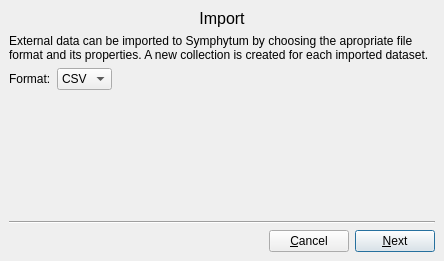
<?xml version="1.0" encoding="UTF-8"?>
<ui version="4.0">
 <class>ImportDialog</class>
 <widget class="QDialog" name="ImportDialog">
  <property name="windowModality">
   <enum>Qt::WindowModal</enum>
  </property>
  <property name="geometry">
   <rect>
    <x>0</x>
    <y>0</y>
    <width>444</width>
    <height>261</height>
   </rect>
  </property>
  <property name="windowTitle">
   <string>Import</string>
  </property>
  <layout class="QVBoxLayout" name="verticalLayout">
   <property name="margin">
    <number>0</number>
   </property>
   <item>
    <widget class="QStackedWidget" name="stackedWidget">
     <property name="currentIndex">
      <number>0</number>
     </property>
     <widget class="QWidget" name="config">
      <layout class="QVBoxLayout" name="verticalLayout_2">
       <item>
        <widget class="QLabel" name="label_6">
         <property name="styleSheet">
          <string notr="true">font-size:16px;</string>
         </property>
         <property name="text">
          <string>Import</string>
         </property>
         <property name="alignment">
          <set>Qt::AlignCenter</set>
         </property>
         <property name="wordWrap">
          <bool>true</bool>
         </property>
        </widget>
       </item>
       <item>
        <widget class="QLabel" name="label_7">
         <property name="text">
          <string>External data can be imported to Symphytum by choosing the apropriate file format and its properties. A new collection is created for each imported dataset.</string>
         </property>
         <property name="wordWrap">
          <bool>true</bool>
         </property>
        </widget>
       </item>
       <item>
        <layout class="QHBoxLayout" name="horizontalLayout_2">
         <item>
          <widget class="QLabel" name="label">
           <property name="text">
            <string>Format:</string>
           </property>
          </widget>
         </item>
         <item>
          <widget class="QComboBox" name="formatCombo">
           <property name="currentIndex">
            <number>0</number>
           </property>
           <item>
            <property name="text">
             <string>CSV</string>
            </property>
           </item>
          </widget>
         </item>
         <item>
          <spacer name="horizontalSpacer_2">
           <property name="orientation">
            <enum>Qt::Horizontal</enum>
           </property>
           <property name="sizeHint" stdset="0">
            <size>
             <width>40</width>
             <height>20</height>
            </size>
           </property>
          </spacer>
         </item>
        </layout>
       </item>
       <item>
        <spacer name="verticalSpacer">
         <property name="orientation">
          <enum>Qt::Vertical</enum>
         </property>
         <property name="sizeHint" stdset="0">
          <size>
           <width>20</width>
           <height>161</height>
          </size>
         </property>
        </spacer>
       </item>
       <item>
        <widget class="Line" name="line">
         <property name="orientation">
          <enum>Qt::Horizontal</enum>
         </property>
        </widget>
       </item>
       <item>
        <layout class="QHBoxLayout" name="horizontalLayout">
         <item>
          <spacer name="horizontalSpacer">
           <property name="orientation">
            <enum>Qt::Horizontal</enum>
           </property>
           <property name="sizeHint" stdset="0">
            <size>
             <width>40</width>
             <height>20</height>
            </size>
           </property>
          </spacer>
         </item>
         <item>
          <widget class="QPushButton" name="cancelButton">
           <property name="text">
            <string>&amp;Cancel</string>
           </property>
           <property name="autoDefault">
            <bool>false</bool>
           </property>
          </widget>
         </item>
         <item>
          <widget class="QPushButton" name="nextButton">
           <property name="text">
            <string>&amp;Next</string>
           </property>
           <property name="default">
            <bool>true</bool>
           </property>
          </widget>
         </item>
        </layout>
       </item>
      </layout>
     </widget>
     <widget class="QWidget" name="CSV">
      <layout class="QVBoxLayout" name="verticalLayout_5">
       <item>
        <layout class="QHBoxLayout" name="horizontalLayout_6">
         <item>
          <widget class="QLabel" name="label_5">
           <property name="toolTip">
            <string>A new collection will be created with contents from the CSV file</string>
           </property>
           <property name="text">
            <string>Collection name:</string>
           </property>
          </widget>
         </item>
         <item>
          <widget class="QLineEdit" name="collectionNameLineEdit">
           <property name="toolTip">
            <string>A new collection will be created with contents from the CSV file</string>
           </property>
           <property name="text">
            <string/>
           </property>
          </widget>
         </item>
        </layout>
       </item>
       <item>
        <widget class="QGroupBox" name="groupBox">
         <property name="title">
          <string>CSV Properties</string>
         </property>
         <layout class="QVBoxLayout" name="verticalLayout_4">
          <item>
           <layout class="QGridLayout" name="gridLayout">
            <item row="1" column="0">
             <widget class="QLabel" name="label_4">
              <property name="text">
               <string>Field separator:</string>
              </property>
             </widget>
            </item>
            <item row="1" column="2">
             <spacer name="horizontalSpacer_5">
              <property name="orientation">
               <enum>Qt::Horizontal</enum>
              </property>
              <property name="sizeHint" stdset="0">
               <size>
                <width>40</width>
                <height>20</height>
               </size>
              </property>
             </spacer>
            </item>
            <item row="1" column="1">
             <widget class="QComboBox" name="separatorCombo">
              <property name="currentIndex">
               <number>0</number>
              </property>
              <item>
               <property name="text">
                <string>, (comma)</string>
               </property>
              </item>
              <item>
               <property name="text">
                <string>; (semicolon)</string>
               </property>
              </item>
             </widget>
            </item>
            <item row="0" column="2">
             <spacer name="horizontalSpacer_4">
              <property name="orientation">
               <enum>Qt::Horizontal</enum>
              </property>
              <property name="sizeHint" stdset="0">
               <size>
                <width>40</width>
                <height>20</height>
               </size>
              </property>
             </spacer>
            </item>
            <item row="0" column="1">
             <widget class="QComboBox" name="encodingCombo"/>
            </item>
            <item row="0" column="0">
             <widget class="QLabel" name="label_3">
              <property name="text">
               <string>Text encoding:</string>
              </property>
             </widget>
            </item>
           </layout>
          </item>
         </layout>
        </widget>
       </item>
       <item>
        <spacer name="verticalSpacer_3">
         <property name="orientation">
          <enum>Qt::Vertical</enum>
         </property>
         <property name="sizeHint" stdset="0">
          <size>
           <width>20</width>
           <height>57</height>
          </size>
         </property>
        </spacer>
       </item>
       <item>
        <widget class="Line" name="line_3">
         <property name="orientation">
          <enum>Qt::Horizontal</enum>
         </property>
        </widget>
       </item>
       <item>
        <layout class="QHBoxLayout" name="horizontalLayout_5">
         <item>
          <spacer name="horizontalSpacer_6">
           <property name="orientation">
            <enum>Qt::Horizontal</enum>
           </property>
           <property name="sizeHint" stdset="0">
            <size>
             <width>40</width>
             <height>20</height>
            </size>
           </property>
          </spacer>
         </item>
         <item>
          <widget class="QPushButton" name="backCSVButton">
           <property name="text">
            <string>&amp;Back</string>
           </property>
           <property name="autoDefault">
            <bool>false</bool>
           </property>
          </widget>
         </item>
         <item>
          <widget class="QPushButton" name="importCSVButton">
           <property name="enabled">
            <bool>false</bool>
           </property>
           <property name="text">
            <string>&amp;Import</string>
           </property>
           <property name="autoDefault">
            <bool>true</bool>
           </property>
           <property name="default">
            <bool>true</bool>
           </property>
          </widget>
         </item>
        </layout>
       </item>
      </layout>
     </widget>
     <widget class="QWidget" name="progress">
      <layout class="QVBoxLayout" name="verticalLayout_3">
       <item>
        <layout class="QHBoxLayout" name="horizontalLayout_3">
         <item>
          <widget class="QLabel" name="label_2">
           <property name="styleSheet">
            <string notr="true">font-size:16px;</string>
           </property>
           <property name="text">
            <string>Please wait...</string>
           </property>
          </widget>
         </item>
         <item>
          <widget class="QProgressBar" name="progressBar">
           <property name="maximum">
            <number>0</number>
           </property>
           <property name="value">
            <number>0</number>
           </property>
          </widget>
         </item>
        </layout>
       </item>
       <item>
        <spacer name="verticalSpacer_2">
         <property name="orientation">
          <enum>Qt::Vertical</enum>
         </property>
         <property name="sizeHint" stdset="0">
          <size>
           <width>20</width>
           <height>123</height>
          </size>
         </property>
        </spacer>
       </item>
       <item>
        <widget class="Line" name="line_2">
         <property name="orientation">
          <enum>Qt::Horizontal</enum>
         </property>
        </widget>
       </item>
       <item>
        <layout class="QHBoxLayout" name="horizontalLayout_4">
         <item>
          <spacer name="horizontalSpacer_3">
           <property name="orientation">
            <enum>Qt::Horizontal</enum>
           </property>
           <property name="sizeHint" stdset="0">
            <size>
             <width>40</width>
             <height>20</height>
            </size>
           </property>
          </spacer>
         </item>
         <item>
          <widget class="QPushButton" name="importCancelButton">
           <property name="text">
            <string>&amp;Cancel</string>
           </property>
           <property name="autoDefault">
            <bool>false</bool>
           </property>
          </widget>
         </item>
        </layout>
       </item>
      </layout>
     </widget>
    </widget>
   </item>
  </layout>
 </widget>
 <resources/>
 <connections/>
</ui>
